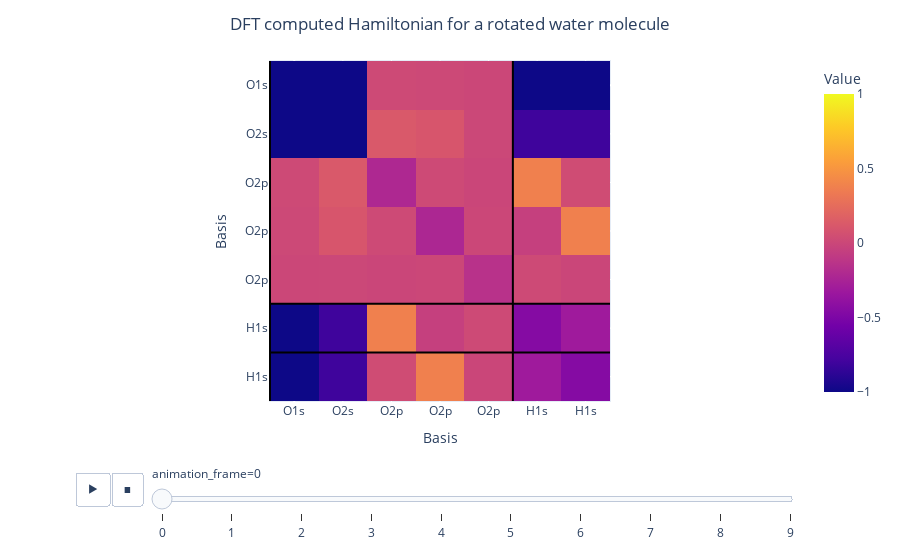

The notebook cell saved with this chart:
### Code cell
fig = px.imshow(
    hamiltonians[:, 1, ...], animation_frame=0, labels=dict(x="Basis", y="Basis", color="Value"),
    range_color=[-1, 1],
)
add_bounds_to_figure(fig)
fig.update_layout(title_text='DFT computed Hamiltonian for a rotated water molecule', title_x=0.5)
fig.show()

### Figure 1 — Plotly figure (JSON) as saved in the notebook; plotly's stock layout.template omitted (floating-point values rounded to 4 significant figures)
{"data": [{"coloraxis": "coloraxis", "hovertemplate": "Basis: %{x}<br>Basis: %{y}<br>Value: %{z}<extra></extra>", "name": "0", "type": "heatmap", "xaxis": "x", "yaxis": "y", "z": [[-18.83, -4.847, 0.01845, 0.01465, 0.0007066, -1.088, -1.088], [-4.847, -2.047, 0.1248, 0.09915, 0.004781, -0.8053, -0.8053], [0.01845, 0.1248, -0.2153, 0.01776, -0.00382, 0.375, 0.03803], [0.01465, 0.09915, 0.01776, -0.2238, 0.002055, -0.04869, 0.3767], [0.0007066, 0.004781, -0.00382, 0.002055, -0.1442, 0.01943, -0.003615], [-1.088, -0.8053, 0.375, -0.04869, 0.01943, -0.4541, -0.3114], [-1.088, -0.8053, 0.03803, 0.3767, -0.003615, -0.3114, -0.4541]]}], "layout": {"coloraxis": {"cmax": 1, "cmin": -1, "colorbar": {"title": {"text": "Value"}}, "colorscale": [[0, "#0d0887"], [0.1111, "#46039f"], [0.2222, "#7201a8"], [0.3333, "#9c179e"], [0.4444, "#bd3786"], [0.5556, "#d8576b"], [0.6667, "#ed7953"], [0.7778, "#fb9f3a"], [0.8889, "#fdca26"], [1, "#f0f921"]]}, "margin": {"t": 60}, "shapes": [{"line": {"color": "black", "width": 2}, "type": "line", "x0": -0.5, "x1": 6.5, "y0": 4.5, "y1": 4.5}, {"line": {"color": "black", "width": 2}, "type": "line", "x0": -0.5, "x1": 6.5, "y0": 5.5, "y1": 5.5}, {"line": {"color": "black", "width": 2}, "type": "line", "x0": -0.5, "x1": -0.5, "y0": -0.5, "y1": 6.5}, {"line": {"color": "black", "width": 2}, "type": "line", "x0": 4.5, "x1": 4.5, "y0": -0.5, "y1": 6.5}], "sliders": [{"active": 0, "currentvalue": {"prefix": "animation_frame="}, "len": 0.9, "pad": {"b": 10, "t": 60}, "steps": [{"args": [["0"], {"frame": {"duration": 0, "redraw": true}, "fromcurrent": true, "mode": "immediate", "transition": {"duration": 0, "easing": "linear"}}], "label": "0", "method": "animate"}, {"args": [["1"], {"frame": {"duration": 0, "redraw": true}, "fromcurrent": true, "mode": "immediate", "transition": {"duration": 0, "easing": "linear"}}], "label": "1", "method": "animate"}, {"args": [["2"], {"frame": {"duration": 0, "redraw": true}, "fromcurrent": true, "mode": "immediate", "transition": {"duration": 0, "easing": "linear"}}], "label": "2", "method": "animate"}, {"args": [["3"], {"frame": {"duration": 0, "redraw": true}, "fromcurrent": true, "mode": "immediate", "transition": {"duration": 0, "easing": "linear"}}], "label": "3", "method": "animate"}, {"args": [["4"], {"frame": {"duration": 0, "redraw": true}, "fromcurrent": true, "mode": "immediate", "transition": {"duration": 0, "easing": "linear"}}], "label": "4", "method": "animate"}, {"args": [["5"], {"frame": {"duration": 0, "redraw": true}, "fromcurrent": true, "mode": "immediate", "transition": {"duration": 0, "easing": "linear"}}], "label": "5", "method": "animate"}, {"args": [["6"], {"frame": {"duration": 0, "redraw": true}, "fromcurrent": true, "mode": "immediate", "transition": {"duration": 0, "easing": "linear"}}], "label": "6", "method": "animate"}, {"args": [["7"], {"frame": {"duration": 0, "redraw": true}, "fromcurrent": true, "mode": "immediate", "transition": {"duration": 0, "easing": "linear"}}], "label": "7", "method": "animate"}, {"args": [["8"], {"frame": {"duration": 0, "redraw": true}, "fromcurrent": true, "mode": "immediate", "transition": {"duration": 0, "easing": "linear"}}], "label": "8", "method": "animate"}, {"args": [["9"], {"frame": {"duration": 0, "redraw": true}, "fromcurrent": true, "mode": "immediate", "transition": {"duration": 0, "easing": "linear"}}], "label": "9", "method": "animate"}], "x": 0.1, "xanchor": "left", "y": 0, "yanchor": "top"}], "title": {"text": "DFT computed Hamiltonian for a rotated water molecule", "x": 0.5}, "updatemenus": [{"buttons": [{"args": [null, {"frame": {"duration": 500, "redraw": true}, "fromcurrent": true, "mode": "immediate", "transition": {"duration": 500, "easing": "linear"}}], "label": "&#9654;", "method": "animate"}, {"args": [[null], {"frame": {"duration": 0, "redraw": true}, "fromcurrent": true, "mode": "immediate", "transition": {"duration": 0, "easing": "linear"}}], "label": "&#9724;", "method": "animate"}], "direction": "left", "pad": {"r": 10, "t": 70}, "showactive": false, "type": "buttons", "x": 0.1, "xanchor": "right", "y": 0, "yanchor": "top"}], "xaxis": {"anchor": "y", "constrain": "domain", "domain": [0, 1], "scaleanchor": "y", "ticktext": ["O1s", "O2s", "O2p", "O2p", "O2p", "H1s", "H1s"], "tickvals": [0, 1, 2, 3, 4, 5, 6, 7, 8, 9, 10], "title": {"text": "Basis"}}, "yaxis": {"anchor": "x", "autorange": "reversed", "constrain": "domain", "domain": [0, 1], "ticktext": ["O1s", "O2s", "O2p", "O2p", "O2p", "H1s", "H1s"], "tickvals": [0, 1, 2, 3, 4, 5, 6, 7, 8, 9, 10], "title": {"text": "Basis"}}}}
